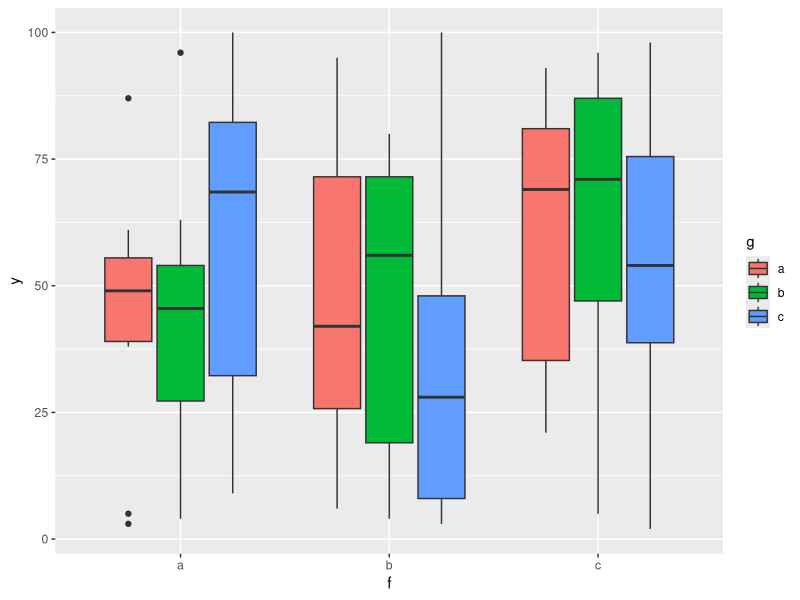
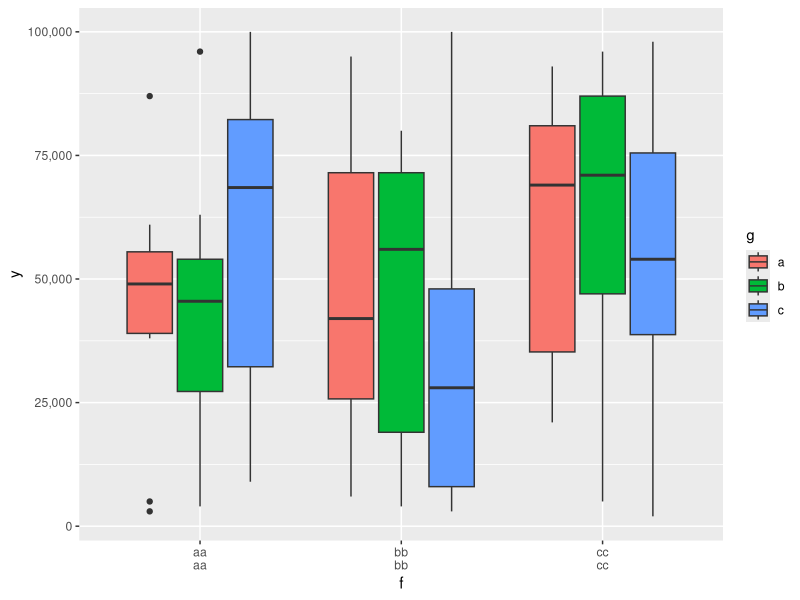
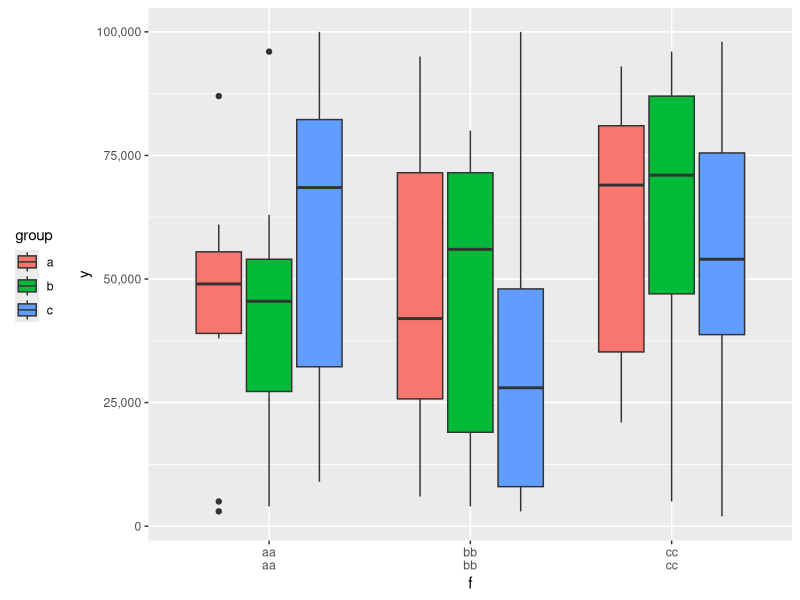
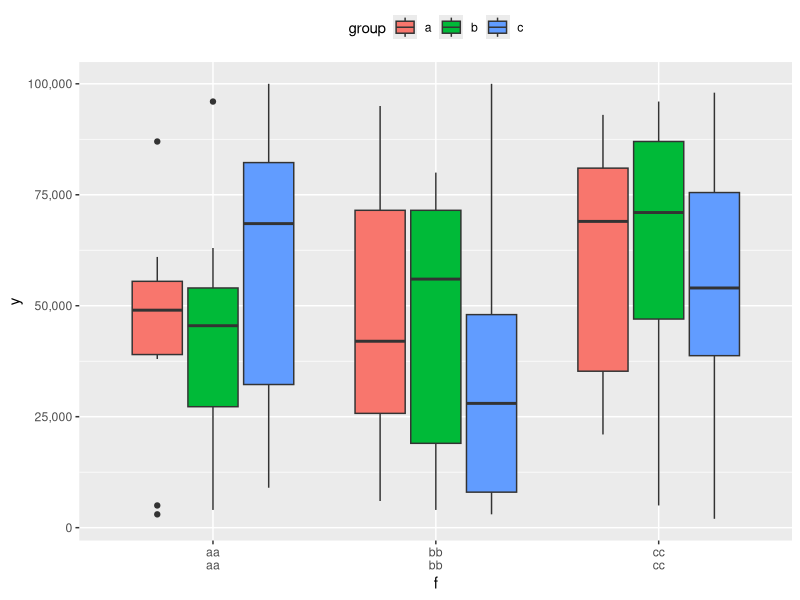
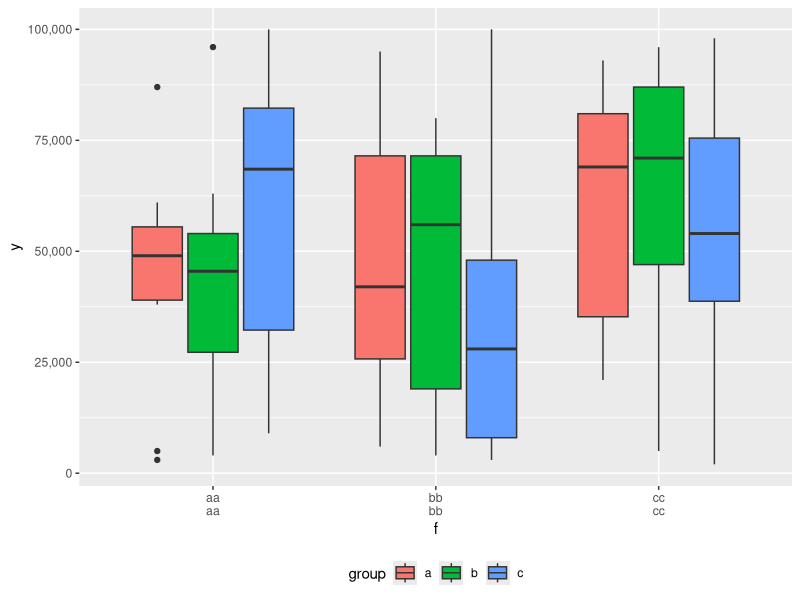
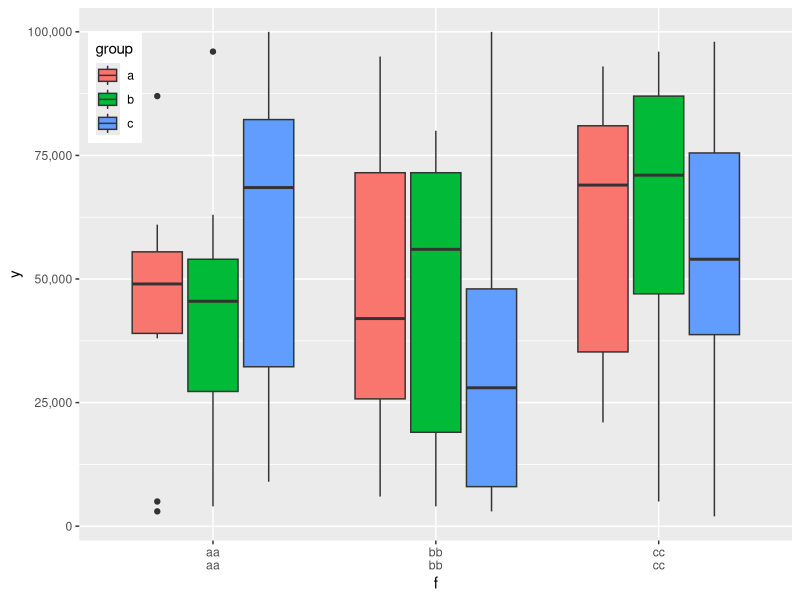
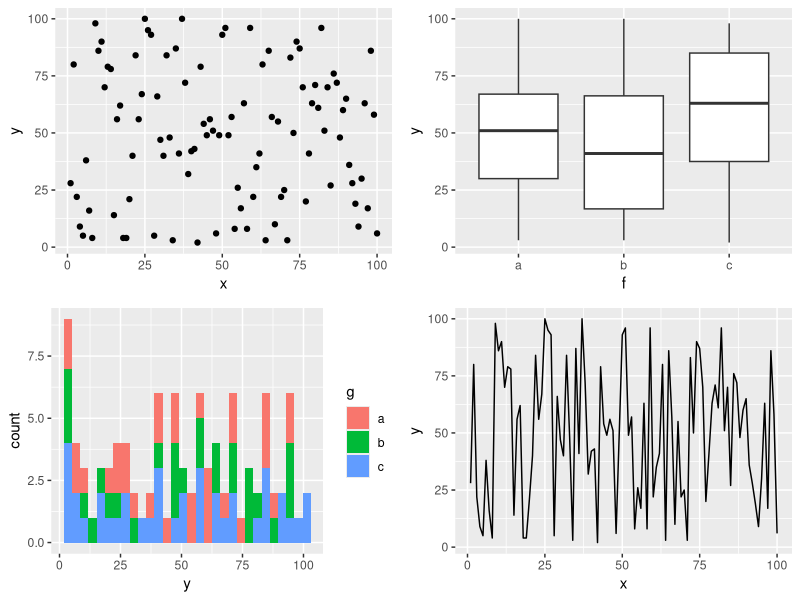
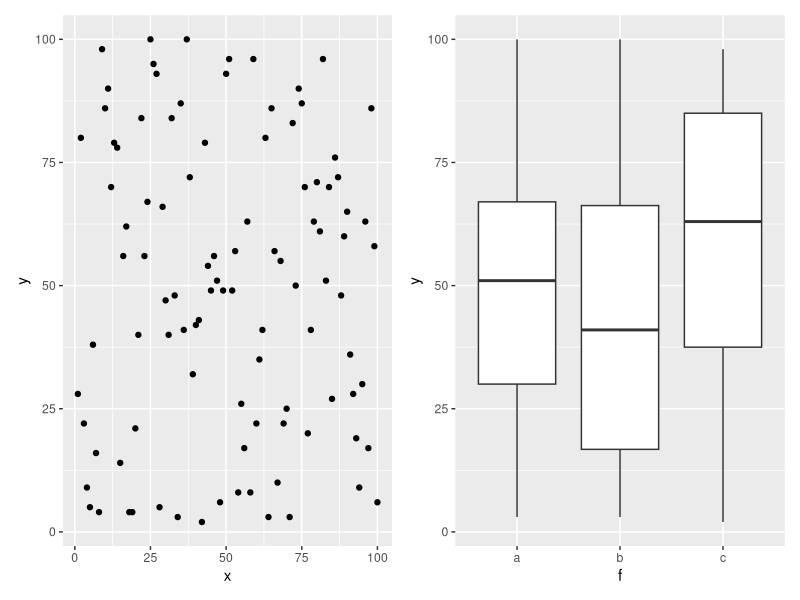

Source code (R) for these figures, in order:
# Data

x <- 1:100
y <- sample(1:100,
            100,
            replace=T,
            set.seed(1234))
f <- sample(factor(c("a", "b", "c")),
            100,
            replace=T,
            set.seed(1234))
g <- sample(factor(c("a", "b", "c")),
            100,
            replace=T,
            set.seed(4321))

(df <- data.frame(x, y, f, g))

library(ggplot2)

# Scale

ggplot(df, aes(x = f, y = y, fill = g)) +
  geom_boxplot()

ggplot(df, aes(x = f, y = y, fill = g)) +
  geom_boxplot() +
  scale_x_discrete(breaks = c("a", "b", "c"),
                   labels = c("aa\naa",
                              "bb\nbb",
                              "cc\ncc")) +
  scale_y_continuous(breaks = c(0, 25, 50, 75, 100),
                     labels = c("0",
                                "25,000",
                                "50,000",
                                "75,000",
                                "100,000"))

ggplot(df, aes(x = f, y = y, fill = g)) +
  geom_boxplot() +
  scale_x_discrete(breaks = c("a", "b", "c"),
                   labels = c("aa\naa",
                              "bb\nbb",
                              "cc\ncc")) +
  scale_y_continuous(breaks = c(0, 25, 50, 75, 100),
                     labels = c("0",
                                "25,000",
                                "50,000",
                                "75,000",
                                "100,000")) +
  scale_fill_discrete(name = "group") +
  theme(legend.position = "left")

ggplot(df, aes(x = f, y = y, fill = g)) +
  geom_boxplot() +
  scale_x_discrete(breaks = c("a", "b", "c"),
                   labels = c("aa\naa",
                              "bb\nbb",
                              "cc\ncc")) +
  scale_y_continuous(breaks = c(0, 25, 50, 75, 100),
                     labels = c("0",
                                "25,000",
                                "50,000",
                                "75,000",
                                "100,000")) +
  scale_fill_discrete(name = "group") +
  theme(legend.position = "top")

ggplot(df, aes(x = f, y = y, fill = g)) +
  geom_boxplot() +
  scale_x_discrete(breaks = c("a", "b", "c"),
                   labels = c("aa\naa",
                              "bb\nbb",
                              "cc\ncc")) +
  scale_y_continuous(breaks = c(0, 25, 50, 75, 100),
                     labels = c("0",
                                "25,000",
                                "50,000",
                                "75,000",
                                "100,000")) +
  scale_fill_discrete(name = "group") +
  theme(legend.position = "bottom")

ggplot(df, aes(x = f, y = y, fill = g)) +
  geom_boxplot() +
  scale_x_discrete(breaks = c("a", "b", "c"),
                   labels = c("aa\naa",
                              "bb\nbb",
                              "cc\ncc")) +
  scale_y_continuous(breaks = c(0, 25, 50, 75, 100),
                     labels = c("0",
                                "25,000",
                                "50,000",
                                "75,000",
                                "100,000")) +
  scale_fill_discrete(name = "group") +
  theme(legend.position = c(.05, .85))

# Arrange

g1 <- ggplot(df, aes(x = x, y = y)) +
  geom_point()

g2 <- ggplot(df, aes(x = f, y = y)) +
  geom_boxplot()

g3 <- ggplot(df, aes(x = y, fill = g)) +
  geom_histogram()

g4 <- ggplot(df, aes(x = x, y = y)) +
  geom_line()

library(gridExtra)

grid.arrange(g1, g2, g3, g4, nrow = 2)

# Patchwork

library(patchwork)

g1 + g2
g3 / g4
(g1 + g2) / (g3 + g4)


rm(list=ls())
